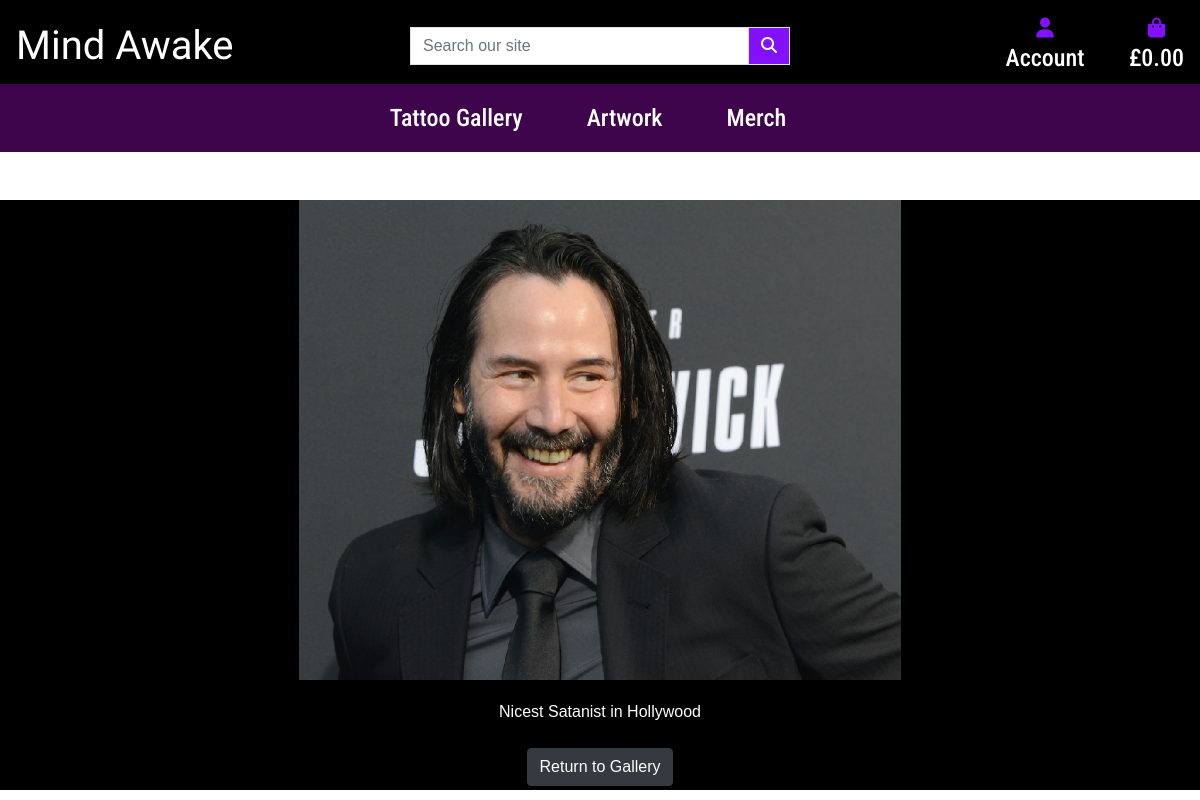
The page /gallery/tattoo/14 on the database its author committed.
### gallery/models.py (models this page shows, shortened)
class Tattoo(models.Model):
    category = models.ForeignKey(
        Category, on_delete=models.SET_NULL, null=True, blank=True)
    image = models.ImageField(null=False, blank=False)
    description = models.TextField()

### gallery/views.py (the view)
# urls.py: path('tattoo/<str:pk>', views.viewTattoo, name='tattoo'),
def viewTattoo(request, pk):
    tattoo = Tattoo.objects.get(id=pk)
    return render(request, 'gallery/tattoo.html', {'tattoo': tattoo})

### gallery/templates/gallery/tattoo.html (shortened to what this page needs)
{% extends "base.html" %}
{% load static %}
{% block content %}
<div class="header-pushdown no-margins no-padding black-bg">
    <div class="container">
        <div class="row justify-content-center">
            <div class="col">
                <div class="tattoo-image-div text-center">
                    <img class="tattoo-image" src={{tattoo.image.url}} alt="image of a tattoo done by Jake Hunt">
                    <p class="tattoo-text white-text">{{tattoo.description}}</p>
                </div>
                <div class="text-center">
                    <a class="btn btn-dark m-1 return-button" href="{% url 'gallery' %}">Return to Gallery</a>
                </div>
            </div>
        </div>
    </div>
</div>
{% endblock %}

### static/css/base.css (style rules this page uses)
.white-text { color: #ffffff !important; }
.tattoo-text { margin-top: 20px; margin-bottom: 20px; }
.tattoo-image { max-width: 100%; height: 60vh; }
.return-button { margin-bottom: 20px; }
.black-bg { background-color: #000000; }
.no-padding { padding: 0px; }
body { background: url('/media/background.png') no-repeat center center fixed; background-size: cover; font-family: 'Antonio', sans-serif; font-weight: 500; width: 100%; }
.header-pushdown { margin-top: 200px; }

### rows shown on the page
Tattoo: image (picture), description "Nicest Satanist in Hollywood"
